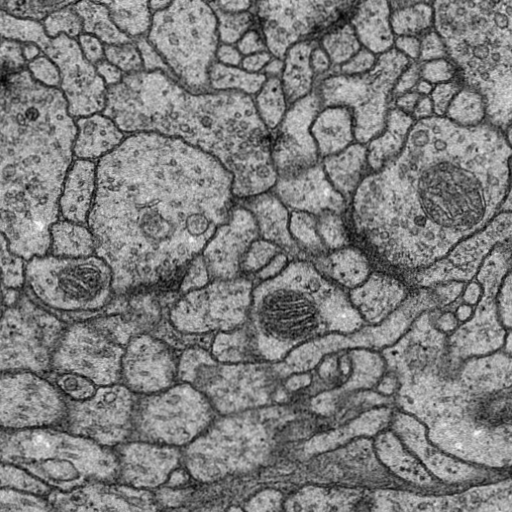
#> input picture data/train/image/1.tif, 512 x 512 px
$ jupyter execute elastic_transform.ipynb   (shell and % lines are left out)
#> lines starting #> are read from the running program, lines starting #| are printed output that depends on the picture; after the words box and inside, x2 and y2 are one past the last pixel; in counts of white or black regions, pixels touching at a corner belong together
[cell 1]
# get the codes from https://www.kaggle.com/bguberfain/elastic-transform-for-data-augmentation/notebook
# Import stuff
import numpy as np
import pandas as pd
import cv2
from scipy.ndimage.interpolation import map_coordinates
from scipy.ndimage.filters import gaussian_filter
import matplotlib.pyplot as plt

[cell 2]
# Function to distort image
def elastic_transform(image, alpha, sigma, alpha_affine, random_state=None):
    """Elastic deformation of images as described in [Simard2003]_ (with modifications).
    .. [Simard2003] Simard, Steinkraus and Platt, "Best Practices for
         Convolutional Neural Networks applied to Visual Document Analysis", in
         Proc. of the International Conference on Document Analysis and
         Recognition, 2003.

     Based on https://gist.github.com/erniejunior/601cdf56d2b424757de5
    """
    if random_state is None:
        random_state = np.random.RandomState(None)

    shape = image.shape
    shape_size = shape[:2]

    # Random affine
    center_square = np.float32(shape_size) // 2
    square_size = min(shape_size) // 3
    pts1 = np.float32([center_square + square_size, [center_square[0]+square_size, center_square[1]-square_size], center_square - square_size])
    pts2 = pts1 + random_state.uniform(-alpha_affine, alpha_affine, size=pts1.shape).astype(np.float32)
    M = cv2.getAffineTransform(pts1, pts2)
    image = cv2.warpAffine(image, M, shape_size[::-1], borderMode=cv2.BORDER_REFLECT_101)

    #Comment from Rangel Dokov:
    #You should be able to get a faster version by just using more OpenCV functions instead of SciPy.
    #I managed to get about 4x improvement by using:
    # include 4 standard deviations in the kernel (the default for ndimage.gaussian_filter)
    # OpenCV also requires an odd size for the kernel hence the "| 1" part
    #blur_size = int(4*sigma) | 1
    #cv2.GaussianBlur(image, ksize=(blur_size, blur_size), sigmaX=sigma)
    #instead of
    #ndimage.gaussian_filter(image, sigma)
    #and cv2.remap(image, dx, dy, interpolation=cv2.INTER_LINEAR) instead of
    #ndimage.map_coordinates(image, (dx, dy), order=1)

    dx = gaussian_filter((random_state.rand(*shape) * 2 - 1), sigma) * alpha
    dy = gaussian_filter((random_state.rand(*shape) * 2 - 1), sigma) * alpha
    dz = np.zeros_like(dx)

    x, y, z = np.meshgrid(np.arange(shape[1]), np.arange(shape[0]), np.arange(shape[2]))
    indices = np.reshape(y+dy, (-1, 1)), np.reshape(x+dx, (-1, 1)), np.reshape(z, (-1, 1))

    return map_coordinates(image, indices, order=1, mode='reflect').reshape(shape)

    # Define function to draw a grid
def draw_grid(im, grid_size, color=(255,0, 0), thickness=3):
    # The cv2.line() takes the following parameters:
    #    where, start coordinates, end coordinates, color (bgr), line thickness.
    # Draw grid lines
    for i in range(0, im.shape[1], grid_size):
        cv2.line(im, (i, 0), (i, im.shape[0]), color=color, thickness=thickness)
    for j in range(0, im.shape[0], grid_size):
        cv2.line(im, (0, j), (im.shape[1], j), color=color, thickness=thickness)

[cell 3]
#Use the function cv2.imread() to read an image.
#Second argument is a flag which specifies the way image should be read:
#cv2.IMREAD_COLOR : Loads a color image. Any transparency of image will be neglected. It is the default flag.
#cv2.IMREAD_GRAYSCALE : Loads image in grayscale mode
#cv2.IMREAD_UNCHANGED : Loads image as such including alpha channel
#Note: Instead of these three flags, you can simply pass integers 1, 0 or -1 respectively.

# Load images
im = cv2.imread("../data/train/image/1.tif", -1)
#> im is the input picture: shape (512, 512); min 2, max 251, mean 124.8
im_mask = cv2.imread("../data/train/label/1.tif", -1)
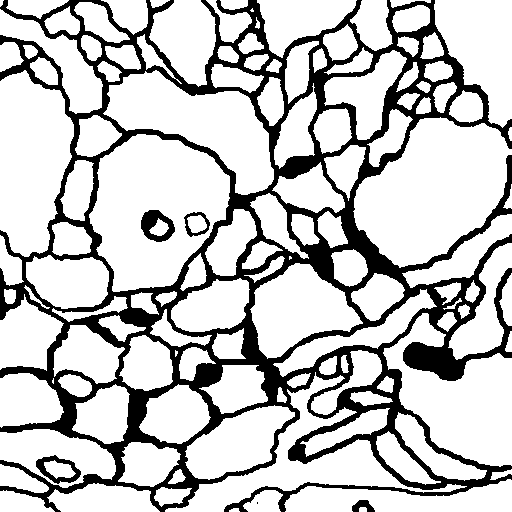
#> input picture data/train/label/1.tif, 512 x 512 px
#> im_mask: shape (512, 512); 77.3% white; 6 black regions (1 under 20 px), largest, box (x1, y1, x2, y2) and area: (0, 0, 512, 512) 58149, (141, 210, 175, 242) 606, (36, 455, 81, 484) 484, (184, 212, 210, 237) 224, (352, 500, 375, 512) 170

# Draw grid lines
draw_grid(im, 50, color=(255, 125,0))
#> after the loop in draw_grid, `for i in range(0, im.shape[1], grid_size):`:
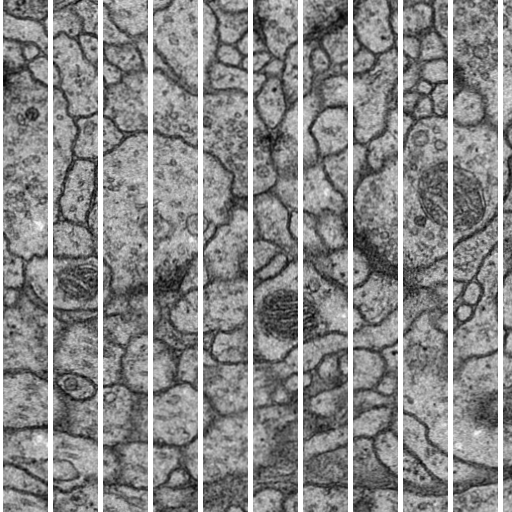
#> im: shape (512, 512); 10.35% of pixels changed, all inside (x1, y1, x2, y2) = (0, 0, 503, 512)
#> after the loop in draw_grid, `for j in range(0, im.shape[0], grid_size):`:
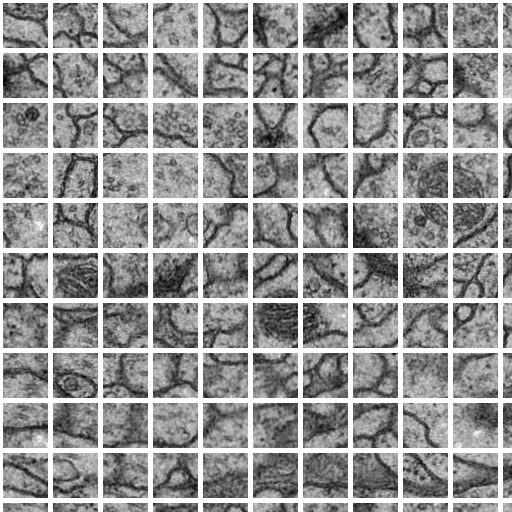
#> im: shape (512, 512); 9.28% of pixels changed, all inside (x1, y1, x2, y2) = (3, 0, 512, 503)
draw_grid(im_mask, 50, color=(0, 125, 125))
#> call 2 of draw_grid, with grid_size = 50, color = (0, 125, 125), thickness = 3
#> after the loop in draw_grid (call 2), `for i in range(0, im.shape[1], grid_size):`: im: shape (512, 512); 69.4% white; 2 black regions (1 under 20 px), largest, box (x1, y1, x2, y2) and area: (0, 0, 512, 512) 80139
#> after the loop in draw_grid (call 2), `for j in range(0, im.shape[0], grid_size):`:
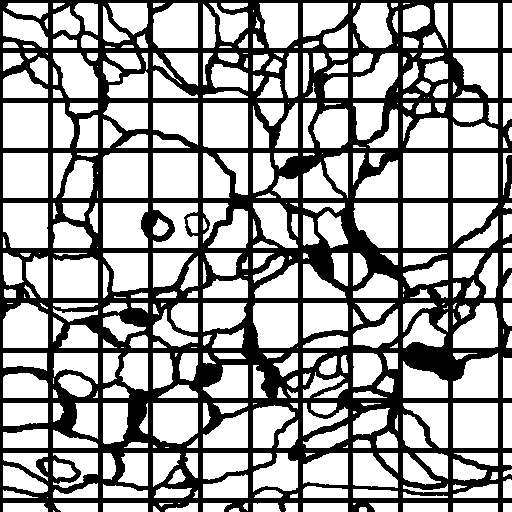
#> im: shape (512, 512); 61.8% white; 1 black region, box (x1, y1, x2, y2) and area: (0, 0, 512, 512) 100008

# Merge images into separete channels (shape will be (cols, rols, 2))
im_merge = np.concatenate((im[...,None], im_mask[...,None]), axis=2)

[cell 4]
# First sample...

# Apply transformation on image
im_merge_t = elastic_transform(im_merge, im_merge.shape[1] * 2, im_merge.shape[1] * 0.08, im_merge.shape[1] * 0.08)
#> in elastic_transform, `M = cv2.getAffineTransform(pts1, pts2)`: M = [[0.906, -0.0295, 40.29], [0.00554, 1.07, -1.36]]

# Split image and mask
im_t = im_merge_t[...,0]
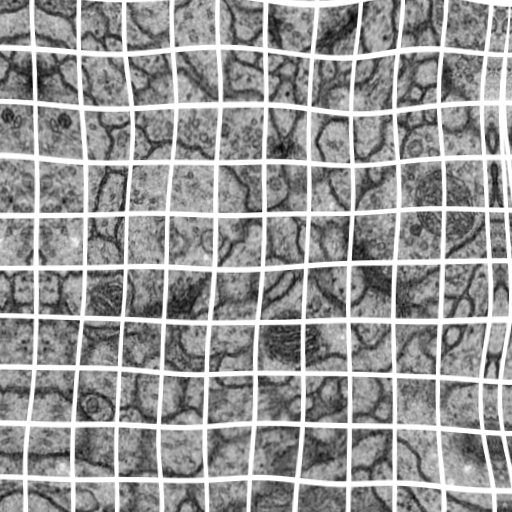
#> im_t: shape (512, 512); min 5, max 255, mean 150.8
im_mask_t = im_merge_t[...,1]
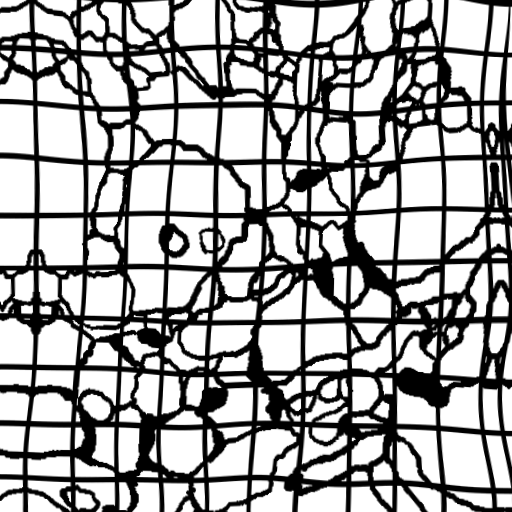
#> im_mask_t: shape (512, 512); min 0, max 255, mean 159.8

# Display result
plt.figure(figsize = (16,14))
#plt.imshow(np.c_[np.r_[im, im_mask], np.r_[im_t, im_mask_t]], cmap='gray')
plt.imshow(np.c_[np.r_[im, im_mask], np.r_[im_t, im_mask_t]])
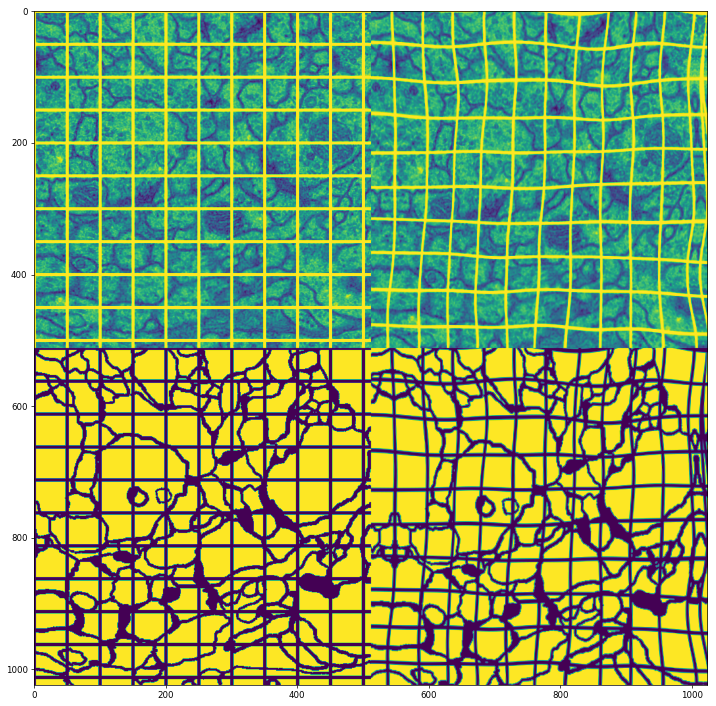
#> figure drawn by matplotlib, 1 panel

[cell 5]
# Second sample (heavyer transform)...

# Apply transformation on image
im_merge_t = elastic_transform(im_merge, im_merge.shape[1] * 3, im_merge.shape[1] * 0.07, im_merge.shape[1] * 0.09)

# Split image and mask
im_t = im_merge_t[...,0]
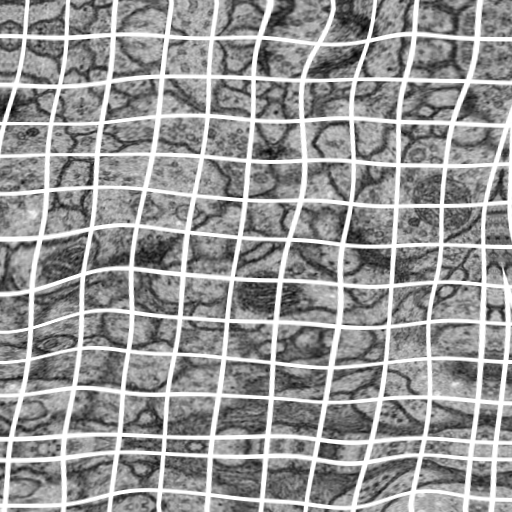
#> im_t: shape (512, 512); min 4, max 255, mean 149.6
im_mask_t = im_merge_t[...,1]
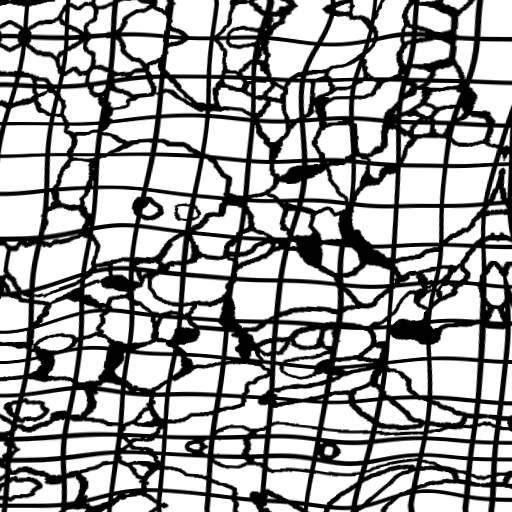
#> im_mask_t: shape (512, 512); min 0, max 255, mean 157.3

# Display result
plt.figure(figsize = (16,14))
plt.imshow(np.c_[np.r_[im, im_mask], np.r_[im_t, im_mask_t]], cmap='gray')
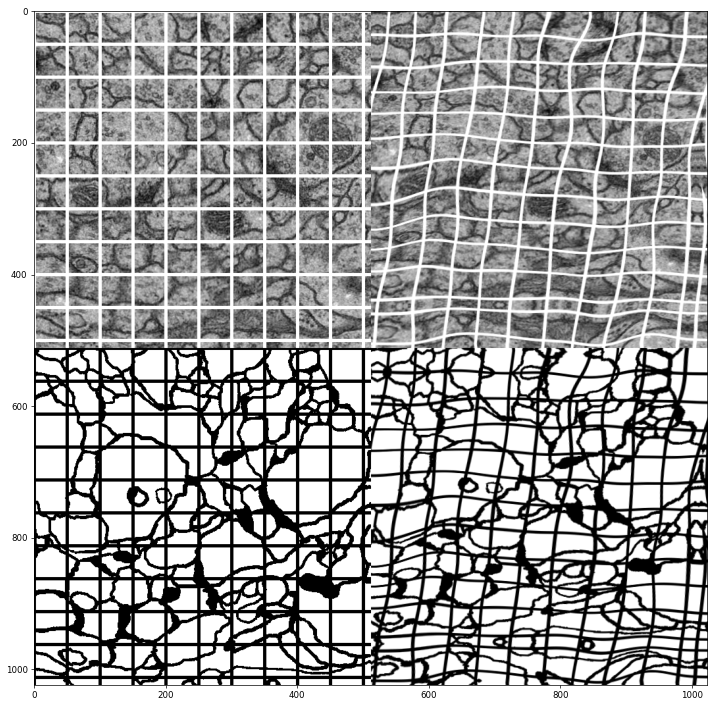
#> figure drawn by matplotlib, 1 panel
